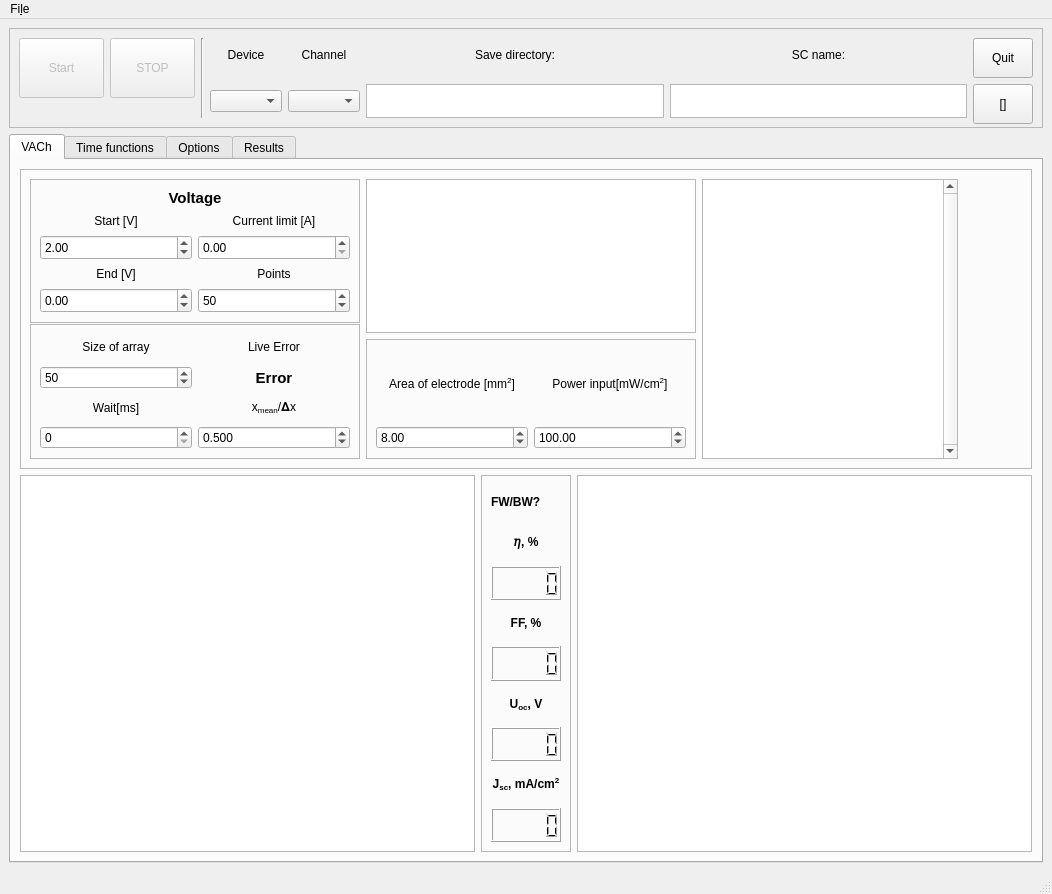
<?xml version="1.0" encoding="UTF-8"?>
<ui version="4.0">
 <class>MainWindow</class>
 <widget class="QMainWindow" name="MainWindow">
  <property name="geometry">
   <rect>
    <x>0</x>
    <y>0</y>
    <width>1052</width>
    <height>894</height>
   </rect>
  </property>
  <property name="windowTitle">
   <string>SolarTestModule</string>
  </property>
  <widget class="QWidget" name="centralwidget">
   <layout class="QGridLayout" name="gridLayout">
    <item row="0" column="0">
     <widget class="QFrame" name="frame">
      <property name="sizePolicy">
       <sizepolicy hsizetype="MinimumExpanding" vsizetype="MinimumExpanding">
        <horstretch>0</horstretch>
        <verstretch>0</verstretch>
       </sizepolicy>
      </property>
      <property name="minimumSize">
       <size>
        <width>120</width>
        <height>80</height>
       </size>
      </property>
      <property name="maximumSize">
       <size>
        <width>16777215</width>
        <height>100</height>
       </size>
      </property>
      <property name="frameShape">
       <enum>QFrame::StyledPanel</enum>
      </property>
      <property name="frameShadow">
       <enum>QFrame::Raised</enum>
      </property>
      <layout class="QGridLayout" name="gridLayout_10">
       <item row="0" column="11">
        <widget class="QLabel" name="label_11">
         <property name="text">
          <string>Channel</string>
         </property>
         <property name="alignment">
          <set>Qt::AlignCenter</set>
         </property>
        </widget>
       </item>
       <item row="0" column="13">
        <widget class="QLabel" name="label_17">
         <property name="text">
          <string>SC name:</string>
         </property>
         <property name="alignment">
          <set>Qt::AlignCenter</set>
         </property>
        </widget>
       </item>
       <item row="2" column="11">
        <widget class="QComboBox" name="channel_box"/>
       </item>
       <item row="0" column="12">
        <widget class="QLabel" name="label_16">
         <property name="text">
          <string>Save directory:</string>
         </property>
         <property name="alignment">
          <set>Qt::AlignCenter</set>
         </property>
        </widget>
       </item>
       <item row="0" column="6" rowspan="3" colspan="2">
        <widget class="Line" name="line">
         <property name="orientation">
          <enum>Qt::Vertical</enum>
         </property>
        </widget>
       </item>
       <item row="0" column="9">
        <widget class="QLabel" name="label_10">
         <property name="text">
          <string>Device</string>
         </property>
         <property name="alignment">
          <set>Qt::AlignCenter</set>
         </property>
        </widget>
       </item>
       <item row="0" column="14">
        <widget class="QPushButton" name="quitButton">
         <property name="sizePolicy">
          <sizepolicy hsizetype="Fixed" vsizetype="Fixed">
           <horstretch>0</horstretch>
           <verstretch>0</verstretch>
          </sizepolicy>
         </property>
         <property name="minimumSize">
          <size>
           <width>60</width>
           <height>40</height>
          </size>
         </property>
         <property name="maximumSize">
          <size>
           <width>60</width>
           <height>40</height>
          </size>
         </property>
         <property name="text">
          <string>Quit</string>
         </property>
        </widget>
       </item>
       <item row="2" column="14">
        <widget class="QPushButton" name="fullscreenButton">
         <property name="minimumSize">
          <size>
           <width>60</width>
           <height>40</height>
          </size>
         </property>
         <property name="maximumSize">
          <size>
           <width>60</width>
           <height>40</height>
          </size>
         </property>
         <property name="text">
          <string>[]</string>
         </property>
        </widget>
       </item>
       <item row="2" column="9">
        <widget class="QComboBox" name="device_box"/>
       </item>
       <item row="0" column="2">
        <widget class="QPushButton" name="stopButton">
         <property name="enabled">
          <bool>false</bool>
         </property>
         <property name="minimumSize">
          <size>
           <width>85</width>
           <height>60</height>
          </size>
         </property>
         <property name="text">
          <string>STOP</string>
         </property>
        </widget>
       </item>
       <item row="0" column="0">
        <widget class="QPushButton" name="startButton">
         <property name="enabled">
          <bool>false</bool>
         </property>
         <property name="minimumSize">
          <size>
           <width>85</width>
           <height>60</height>
          </size>
         </property>
         <property name="text">
          <string>Start</string>
         </property>
        </widget>
       </item>
       <item row="2" column="13">
        <widget class="QPlainTextEdit" name="name_of_cell">
         <property name="verticalScrollBarPolicy">
          <enum>Qt::ScrollBarAlwaysOff</enum>
         </property>
         <property name="horizontalScrollBarPolicy">
          <enum>Qt::ScrollBarAlwaysOff</enum>
         </property>
        </widget>
       </item>
       <item row="2" column="12">
        <widget class="QPlainTextEdit" name="directory_path">
         <property name="verticalScrollBarPolicy">
          <enum>Qt::ScrollBarAlwaysOff</enum>
         </property>
        </widget>
       </item>
      </layout>
     </widget>
    </item>
    <item row="2" column="0" rowspan="3">
     <widget class="QTabWidget" name="tabWidget">
      <property name="currentIndex">
       <number>0</number>
      </property>
      <widget class="QWidget" name="vach_tab">
       <attribute name="title">
        <string>VACh</string>
       </attribute>
       <layout class="QGridLayout" name="gridLayout_2">
        <item row="1" column="2">
         <widget class="PlotWidget" name="power_graph">
          <property name="sizePolicy">
           <sizepolicy hsizetype="MinimumExpanding" vsizetype="MinimumExpanding">
            <horstretch>0</horstretch>
            <verstretch>0</verstretch>
           </sizepolicy>
          </property>
          <property name="minimumSize">
           <size>
            <width>300</width>
            <height>200</height>
           </size>
          </property>
         </widget>
        </item>
        <item row="0" column="0" colspan="3">
         <widget class="QFrame" name="frame_2">
          <property name="sizePolicy">
           <sizepolicy hsizetype="MinimumExpanding" vsizetype="MinimumExpanding">
            <horstretch>0</horstretch>
            <verstretch>0</verstretch>
           </sizepolicy>
          </property>
          <property name="minimumSize">
           <size>
            <width>700</width>
            <height>300</height>
           </size>
          </property>
          <property name="maximumSize">
           <size>
            <width>16777215</width>
            <height>300</height>
           </size>
          </property>
          <property name="frameShape">
           <enum>QFrame::StyledPanel</enum>
          </property>
          <property name="frameShadow">
           <enum>QFrame::Raised</enum>
          </property>
          <layout class="QGridLayout" name="gridLayout_3">
           <item row="0" column="0">
            <widget class="QFrame" name="frame_3">
             <property name="sizePolicy">
              <sizepolicy hsizetype="MinimumExpanding" vsizetype="MinimumExpanding">
               <horstretch>0</horstretch>
               <verstretch>0</verstretch>
              </sizepolicy>
             </property>
             <property name="minimumSize">
              <size>
               <width>330</width>
               <height>144</height>
              </size>
             </property>
             <property name="maximumSize">
              <size>
               <width>330</width>
               <height>16777215</height>
              </size>
             </property>
             <property name="frameShape">
              <enum>QFrame::StyledPanel</enum>
             </property>
             <property name="frameShadow">
              <enum>QFrame::Raised</enum>
             </property>
             <layout class="QGridLayout" name="gridLayout_8">
              <item row="0" column="0" colspan="2">
               <widget class="QLabel" name="label">
                <property name="font">
                 <font>
                  <pointsize>11</pointsize>
                  <weight>75</weight>
                  <bold>true</bold>
                 </font>
                </property>
                <property name="layoutDirection">
                 <enum>Qt::LeftToRight</enum>
                </property>
                <property name="text">
                 <string>Voltage</string>
                </property>
                <property name="textFormat">
                 <enum>Qt::AutoText</enum>
                </property>
                <property name="alignment">
                 <set>Qt::AlignCenter</set>
                </property>
               </widget>
              </item>
              <item row="1" column="0">
               <widget class="QLabel" name="label_2">
                <property name="text">
                 <string>Start [V]</string>
                </property>
                <property name="alignment">
                 <set>Qt::AlignCenter</set>
                </property>
               </widget>
              </item>
              <item row="1" column="1">
               <widget class="QLabel" name="label_4">
                <property name="text">
                 <string>Current limit [A]</string>
                </property>
                <property name="alignment">
                 <set>Qt::AlignCenter</set>
                </property>
               </widget>
              </item>
              <item row="2" column="0">
               <widget class="QDoubleSpinBox" name="startV_box">
                <property name="minimumSize">
                 <size>
                  <width>0</width>
                  <height>25</height>
                 </size>
                </property>
                <property name="minimum">
                 <double>-20.000000000000000</double>
                </property>
                <property name="maximum">
                 <double>20.000000000000000</double>
                </property>
                <property name="singleStep">
                 <double>0.100000000000000</double>
                </property>
                <property name="value">
                 <double>2.000000000000000</double>
                </property>
               </widget>
              </item>
              <item row="2" column="1">
               <widget class="QDoubleSpinBox" name="limitA_box">
                <property name="minimumSize">
                 <size>
                  <width>0</width>
                  <height>25</height>
                 </size>
                </property>
               </widget>
              </item>
              <item row="3" column="0">
               <widget class="QLabel" name="label_3">
                <property name="text">
                 <string>End [V]</string>
                </property>
                <property name="alignment">
                 <set>Qt::AlignCenter</set>
                </property>
               </widget>
              </item>
              <item row="3" column="1">
               <widget class="QLabel" name="label_5">
                <property name="text">
                 <string>Points</string>
                </property>
                <property name="alignment">
                 <set>Qt::AlignCenter</set>
                </property>
               </widget>
              </item>
              <item row="4" column="0">
               <widget class="QDoubleSpinBox" name="endV_box">
                <property name="minimumSize">
                 <size>
                  <width>0</width>
                  <height>25</height>
                 </size>
                </property>
                <property name="minimum">
                 <double>-20.000000000000000</double>
                </property>
                <property name="maximum">
                 <double>20.000000000000000</double>
                </property>
                <property name="singleStep">
                 <double>0.100000000000000</double>
                </property>
               </widget>
              </item>
              <item row="4" column="1">
               <widget class="QSpinBox" name="points_box">
                <property name="minimumSize">
                 <size>
                  <width>0</width>
                  <height>25</height>
                 </size>
                </property>
                <property name="maximum">
                 <number>1000</number>
                </property>
                <property name="value">
                 <number>50</number>
                </property>
               </widget>
              </item>
             </layout>
            </widget>
           </item>
           <item row="0" column="1" rowspan="2">
            <widget class="PlotWidget" name="current_graph">
             <property name="sizePolicy">
              <sizepolicy hsizetype="MinimumExpanding" vsizetype="MinimumExpanding">
               <horstretch>0</horstretch>
               <verstretch>0</verstretch>
              </sizepolicy>
             </property>
             <property name="minimumSize">
              <size>
               <width>200</width>
               <height>150</height>
              </size>
             </property>
             <property name="maximumSize">
              <size>
               <width>450</width>
               <height>300</height>
              </size>
             </property>
             <property name="sizeIncrement">
              <size>
               <width>0</width>
               <height>0</height>
              </size>
             </property>
             <property name="layoutDirection">
              <enum>Qt::LeftToRight</enum>
             </property>
            </widget>
           </item>
           <item row="0" column="3">
            <spacer name="horizontalSpacer">
             <property name="orientation">
              <enum>Qt::Horizontal</enum>
             </property>
             <property name="sizeHint" stdset="0">
              <size>
               <width>40</width>
               <height>20</height>
              </size>
             </property>
            </spacer>
           </item>
           <item row="1" column="0" rowspan="2">
            <widget class="QFrame" name="frame_4">
             <property name="sizePolicy">
              <sizepolicy hsizetype="MinimumExpanding" vsizetype="MinimumExpanding">
               <horstretch>0</horstretch>
               <verstretch>0</verstretch>
              </sizepolicy>
             </property>
             <property name="minimumSize">
              <size>
               <width>330</width>
               <height>135</height>
              </size>
             </property>
             <property name="maximumSize">
              <size>
               <width>330</width>
               <height>135</height>
              </size>
             </property>
             <property name="frameShape">
              <enum>QFrame::StyledPanel</enum>
             </property>
             <property name="frameShadow">
              <enum>QFrame::Raised</enum>
             </property>
             <layout class="QGridLayout" name="gridLayout_7">
              <item row="0" column="0">
               <widget class="QLabel" name="label_7">
                <property name="text">
                 <string>Size of array</string>
                </property>
                <property name="alignment">
                 <set>Qt::AlignCenter</set>
                </property>
               </widget>
              </item>
              <item row="1" column="0">
               <widget class="QSpinBox" name="array_size_box">
                <property name="maximum">
                 <number>1000</number>
                </property>
                <property name="value">
                 <number>50</number>
                </property>
               </widget>
              </item>
              <item row="3" column="0">
               <widget class="QSpinBox" name="wait_box"/>
              </item>
              <item row="2" column="0">
               <widget class="QLabel" name="label_8">
                <property name="text">
                 <string>Wait[ms]</string>
                </property>
                <property name="alignment">
                 <set>Qt::AlignCenter</set>
                </property>
               </widget>
              </item>
              <item row="3" column="2">
               <widget class="QDoubleSpinBox" name="x_mean_box">
                <property name="decimals">
                 <number>3</number>
                </property>
                <property name="singleStep">
                 <double>0.100000000000000</double>
                </property>
                <property name="value">
                 <double>0.500000000000000</double>
                </property>
               </widget>
              </item>
              <item row="2" column="2">
               <widget class="QLabel" name="label_9">
                <property name="text">
                 <string>&lt;html&gt;&lt;head/&gt;&lt;body&gt;&lt;p&gt;x&lt;span style=&quot; vertical-align:sub;&quot;&gt;mean&lt;/span&gt;/𝚫x&lt;/p&gt;&lt;/body&gt;&lt;/html&gt;</string>
                </property>
                <property name="alignment">
                 <set>Qt::AlignCenter</set>
                </property>
                <property name="wordWrap">
                 <bool>false</bool>
                </property>
               </widget>
              </item>
              <item row="1" column="2">
               <widget class="QLabel" name="label_6">
                <property name="font">
                 <font>
                  <pointsize>11</pointsize>
                  <weight>75</weight>
                  <bold>true</bold>
                 </font>
                </property>
                <property name="layoutDirection">
                 <enum>Qt::LeftToRight</enum>
                </property>
                <property name="text">
                 <string>Error</string>
                </property>
                <property name="textFormat">
                 <enum>Qt::AutoText</enum>
                </property>
                <property name="alignment">
                 <set>Qt::AlignCenter</set>
                </property>
               </widget>
              </item>
              <item row="0" column="2">
               <widget class="QLabel" name="live_error">
                <property name="text">
                 <string>Live Error</string>
                </property>
                <property name="alignment">
                 <set>Qt::AlignCenter</set>
                </property>
               </widget>
              </item>
             </layout>
            </widget>
           </item>
           <item row="2" column="1">
            <widget class="QFrame" name="frame_6">
             <property name="sizePolicy">
              <sizepolicy hsizetype="MinimumExpanding" vsizetype="MinimumExpanding">
               <horstretch>0</horstretch>
               <verstretch>0</verstretch>
              </sizepolicy>
             </property>
             <property name="minimumSize">
              <size>
               <width>330</width>
               <height>120</height>
              </size>
             </property>
             <property name="maximumSize">
              <size>
               <width>450</width>
               <height>120</height>
              </size>
             </property>
             <property name="frameShape">
              <enum>QFrame::StyledPanel</enum>
             </property>
             <property name="frameShadow">
              <enum>QFrame::Raised</enum>
             </property>
             <layout class="QGridLayout" name="gridLayout_11">
              <item row="0" column="0">
               <widget class="QLabel" name="label_18">
                <property name="text">
                 <string>&lt;html&gt;&lt;head/&gt;&lt;body&gt;&lt;p&gt;Area of electrode [mm&lt;span style=&quot; vertical-align:super;&quot;&gt;2&lt;/span&gt;]&lt;/p&gt;&lt;/body&gt;&lt;/html&gt;</string>
                </property>
                <property name="alignment">
                 <set>Qt::AlignCenter</set>
                </property>
               </widget>
              </item>
              <item row="0" column="1">
               <widget class="QLabel" name="label_20">
                <property name="text">
                 <string>&lt;html&gt;&lt;head/&gt;&lt;body&gt;&lt;p&gt;Power input[mW/cm&lt;span style=&quot; vertical-align:super;&quot;&gt;2&lt;/span&gt;]&lt;/p&gt;&lt;/body&gt;&lt;/html&gt;</string>
                </property>
                <property name="alignment">
                 <set>Qt::AlignCenter</set>
                </property>
                <property name="wordWrap">
                 <bool>false</bool>
                </property>
               </widget>
              </item>
              <item row="1" column="1">
               <widget class="QDoubleSpinBox" name="power_input_box">
                <property name="minimum">
                 <double>1.000000000000000</double>
                </property>
                <property name="maximum">
                 <double>1000.000000000000000</double>
                </property>
                <property name="value">
                 <double>100.000000000000000</double>
                </property>
               </widget>
              </item>
              <item row="1" column="0">
               <widget class="QDoubleSpinBox" name="area_box">
                <property name="minimum">
                 <double>1.000000000000000</double>
                </property>
                <property name="maximum">
                 <double>1000.000000000000000</double>
                </property>
                <property name="value">
                 <double>8.000000000000000</double>
                </property>
               </widget>
              </item>
             </layout>
            </widget>
           </item>
           <item row="2" column="3">
            <spacer name="horizontalSpacer_2">
             <property name="orientation">
              <enum>Qt::Horizontal</enum>
             </property>
             <property name="sizeHint" stdset="0">
              <size>
               <width>40</width>
               <height>20</height>
              </size>
             </property>
            </spacer>
           </item>
           <item row="0" column="2" rowspan="3">
            <widget class="QPlainTextEdit" name="real_data_output">
             <property name="maximumSize">
              <size>
               <width>300</width>
               <height>16777215</height>
              </size>
             </property>
             <property name="verticalScrollBarPolicy">
              <enum>Qt::ScrollBarAlwaysOn</enum>
             </property>
            </widget>
           </item>
          </layout>
          <zorder>current_graph</zorder>
          <zorder>horizontalSpacer</zorder>
          <zorder>horizontalSpacer_2</zorder>
          <zorder>frame_3</zorder>
          <zorder>frame_6</zorder>
          <zorder>frame_4</zorder>
          <zorder>real_data_output</zorder>
         </widget>
        </item>
        <item row="1" column="1">
         <widget class="QFrame" name="frame_5">
          <property name="sizePolicy">
           <sizepolicy hsizetype="Fixed" vsizetype="MinimumExpanding">
            <horstretch>0</horstretch>
            <verstretch>0</verstretch>
           </sizepolicy>
          </property>
          <property name="minimumSize">
           <size>
            <width>90</width>
            <height>200</height>
           </size>
          </property>
          <property name="frameShape">
           <enum>QFrame::StyledPanel</enum>
          </property>
          <property name="frameShadow">
           <enum>QFrame::Raised</enum>
          </property>
          <layout class="QVBoxLayout" name="verticalLayout">
           <item>
            <widget class="QLabel" name="fbStatusLabel">
             <property name="font">
              <font>
               <weight>75</weight>
               <bold>true</bold>
              </font>
             </property>
             <property name="text">
              <string>FW/BW?</string>
             </property>
            </widget>
           </item>
           <item>
            <widget class="QLabel" name="label_12">
             <property name="font">
              <font>
               <weight>75</weight>
               <bold>true</bold>
              </font>
             </property>
             <property name="text">
              <string>&lt;html&gt;&lt;head/&gt;&lt;body&gt;&lt;p&gt;&lt;span style=&quot; font-weight:600;&quot;&gt;𝜂, %&lt;/span&gt;&lt;/p&gt;&lt;/body&gt;&lt;/html&gt;</string>
             </property>
             <property name="alignment">
              <set>Qt::AlignCenter</set>
             </property>
            </widget>
           </item>
           <item>
            <widget class="QLCDNumber" name="pceLCD"/>
           </item>
           <item>
            <widget class="QLabel" name="label_13">
             <property name="text">
              <string>&lt;html&gt;&lt;head/&gt;&lt;body&gt;&lt;p&gt;&lt;span style=&quot; font-weight:600;&quot;&gt;FF, %&lt;/span&gt;&lt;/p&gt;&lt;/body&gt;&lt;/html&gt;</string>
             </property>
             <property name="alignment">
              <set>Qt::AlignCenter</set>
             </property>
            </widget>
           </item>
           <item>
            <widget class="QLCDNumber" name="ffLCD"/>
           </item>
           <item>
            <widget class="QLabel" name="label_14">
             <property name="text">
              <string>&lt;html&gt;&lt;head/&gt;&lt;body&gt;&lt;p&gt;&lt;span style=&quot; font-weight:600;&quot;&gt;U&lt;/span&gt;&lt;span style=&quot; font-weight:600; vertical-align:sub;&quot;&gt;oc&lt;/span&gt;&lt;span style=&quot; font-weight:600;&quot;&gt;, V&lt;/span&gt;&lt;/p&gt;&lt;/body&gt;&lt;/html&gt;</string>
             </property>
             <property name="alignment">
              <set>Qt::AlignCenter</set>
             </property>
            </widget>
           </item>
           <item>
            <widget class="QLCDNumber" name="uocLCD"/>
           </item>
           <item>
            <widget class="QLabel" name="label_15">
             <property name="text">
              <string>&lt;html&gt;&lt;head/&gt;&lt;body&gt;&lt;p&gt;&lt;span style=&quot; font-weight:600;&quot;&gt;J&lt;/span&gt;&lt;span style=&quot; font-weight:600; vertical-align:sub;&quot;&gt;sc&lt;/span&gt;&lt;span style=&quot; font-weight:600;&quot;&gt;, mA/cm&lt;/span&gt;&lt;span style=&quot; font-weight:600; vertical-align:super;&quot;&gt;2&lt;/span&gt;&lt;/p&gt;&lt;/body&gt;&lt;/html&gt;</string>
             </property>
             <property name="alignment">
              <set>Qt::AlignCenter</set>
             </property>
            </widget>
           </item>
           <item>
            <widget class="QLCDNumber" name="jscLCD"/>
           </item>
          </layout>
         </widget>
        </item>
        <item row="1" column="0">
         <widget class="PlotWidget" name="density_graph">
          <property name="sizePolicy">
           <sizepolicy hsizetype="MinimumExpanding" vsizetype="MinimumExpanding">
            <horstretch>0</horstretch>
            <verstretch>0</verstretch>
           </sizepolicy>
          </property>
          <property name="minimumSize">
           <size>
            <width>300</width>
            <height>200</height>
           </size>
          </property>
         </widget>
        </item>
       </layout>
      </widget>
      <widget class="QWidget" name="time_tab">
       <attribute name="title">
        <string>Time functions</string>
       </attribute>
       <layout class="QGridLayout" name="gridLayout_6">
        <item row="0" column="0">
         <widget class="PlotWidget" name="graphicsView"/>
        </item>
        <item row="0" column="1">
         <widget class="PlotWidget" name="graphicsView_2"/>
        </item>
        <item row="1" column="1">
         <widget class="PlotWidget" name="graphicsView_4"/>
        </item>
        <item row="2" column="0">
         <widget class="PlotWidget" name="graphicsView_5"/>
        </item>
        <item row="2" column="1">
         <widget class="PlotWidget" name="graphicsView_6"/>
        </item>
        <item row="1" column="0">
         <widget class="PlotWidget" name="graphicsView_3"/>
        </item>
       </layout>
      </widget>
      <widget class="QWidget" name="opt_tab">
       <attribute name="title">
        <string>Options</string>
       </attribute>
       <layout class="QGridLayout" name="gridLayout_4">
        <item row="0" column="0">
         <widget class="QFrame" name="frame_7">
          <property name="maximumSize">
           <size>
            <width>350</width>
            <height>125</height>
           </size>
          </property>
          <property name="frameShape">
           <enum>QFrame::StyledPanel</enum>
          </property>
          <property name="frameShadow">
           <enum>QFrame::Raised</enum>
          </property>
          <layout class="QGridLayout" name="gridLayout_9">
           <item row="2" column="1">
            <widget class="QTextEdit" name="ip_address">
             <property name="maximumSize">
              <size>
               <width>256</width>
               <height>41</height>
              </size>
             </property>
             <property name="font">
              <font>
               <pointsize>14</pointsize>
              </font>
             </property>
             <property name="html">
              <string>&lt;!DOCTYPE HTML PUBLIC &quot;-//W3C//DTD HTML 4.0//EN&quot; &quot;http://www.w3.org/TR/REC-html40/strict.dtd&quot;&gt;
&lt;html&gt;&lt;head&gt;&lt;meta name=&quot;qrichtext&quot; content=&quot;1&quot; /&gt;&lt;style type=&quot;text/css&quot;&gt;
p, li { white-space: pre-wrap; }
&lt;/style&gt;&lt;/head&gt;&lt;body style=&quot; font-family:'Noto Sans'; font-size:14pt; font-weight:400; font-style:normal;&quot;&gt;
&lt;p style=&quot; margin-top:0px; margin-bottom:0px; margin-left:0px; margin-right:0px; -qt-block-indent:0; text-indent:0px;&quot;&gt;&lt;span style=&quot; font-size:12pt;&quot;&gt;192.168.0.100&lt;/span&gt;&lt;/p&gt;&lt;/body&gt;&lt;/html&gt;</string>
             </property>
            </widget>
           </item>
           <item row="2" column="0">
            <widget class="QLabel" name="label_23">
             <property name="text">
              <string>Device IP :</string>
             </property>
            </widget>
           </item>
           <item row="3" column="1">
            <widget class="QPushButton" name="connect_button">
             <property name="text">
              <string>Connect</string>
             </property>
            </widget>
           </item>
           <item row="1" column="1">
            <widget class="QLabel" name="label_22">
             <property name="font">
              <font>
               <weight>75</weight>
               <bold>true</bold>
              </font>
             </property>
             <property name="text">
              <string>DEVICE CONFIGURATION</string>
             </property>
             <property name="textFormat">
              <enum>Qt::PlainText</enum>
             </property>
            </widget>
           </item>
          </layout>
         </widget>
        </item>
        <item row="0" column="1">
         <widget class="QWidget" name="widget" native="true">
          <property name="minimumSize">
           <size>
            <width>400</width>
            <height>0</height>
           </size>
          </property>
          <property name="maximumSize">
           <size>
            <width>300</width>
            <height>160</height>
           </size>
          </property>
          <layout class="QGridLayout" name="gridLayout_5">
           <item row="0" column="1">
            <widget class="QComboBox" name="electrode_combo">
             <property name="currentIndex">
              <number>0</number>
             </property>
             <item>
              <property name="text">
               <string>1</string>
              </property>
             </item>
             <item>
              <property name="text">
               <string>2</string>
              </property>
             </item>
             <item>
              <property name="text">
               <string>3</string>
              </property>
             </item>
             <item>
              <property name="text">
               <string>4</string>
              </property>
             </item>
             <item>
              <property name="text">
               <string>5</string>
              </property>
             </item>
             <item>
              <property name="text">
               <string>6</string>
              </property>
             </item>
            </widget>
           </item>
           <item row="0" column="2">
            <spacer name="horizontalSpacer_3">
             <property name="orientation">
              <enum>Qt::Horizontal</enum>
             </property>
             <property name="sizeHint" stdset="0">
              <size>
               <width>40</width>
               <height>20</height>
              </size>
             </property>
            </spacer>
           </item>
           <item row="1" column="0">
            <widget class="QLabel" name="label_21">
             <property name="text">
              <string>&lt;html&gt;&lt;head/&gt;&lt;body&gt;&lt;p&gt;Start from relay:&lt;/p&gt;&lt;/body&gt;&lt;/html&gt;</string>
             </property>
             <property name="alignment">
              <set>Qt::AlignCenter</set>
             </property>
             <property name="wordWrap">
              <bool>false</bool>
             </property>
            </widget>
           </item>
           <item row="1" column="1">
            <widget class="QComboBox" name="relay_combo">
             <property name="currentIndex">
              <number>0</number>
             </property>
             <item>
              <property name="text">
               <string>1</string>
              </property>
             </item>
             <item>
              <property name="text">
               <string>2</string>
              </property>
             </item>
             <item>
              <property name="text">
               <string>3</string>
              </property>
             </item>
             <item>
              <property name="text">
               <string>4</string>
              </property>
             </item>
             <item>
              <property name="text">
               <string>5</string>
              </property>
             </item>
             <item>
              <property name="text">
               <string>6</string>
              </property>
             </item>
            </widget>
           </item>
           <item row="2" column="0" colspan="2">
            <widget class="QCheckBox" name="fb_scan">
             <property name="maximumSize">
              <size>
               <width>16777215</width>
               <height>24</height>
              </size>
             </property>
             <property name="text">
              <string>Forward-Backward Scan</string>
             </property>
            </widget>
           </item>
           <item row="0" column="0">
            <widget class="QLabel" name="label_19">
             <property name="minimumSize">
              <size>
               <width>200</width>
               <height>0</height>
              </size>
             </property>
             <property name="text">
              <string>&lt;html&gt;&lt;head/&gt;&lt;body&gt;&lt;p&gt;Number of electrodes:&lt;/p&gt;&lt;/body&gt;&lt;/html&gt;</string>
             </property>
             <property name="alignment">
              <set>Qt::AlignCenter</set>
             </property>
            </widget>
           </item>
          </layout>
         </widget>
        </item>
        <item row="1" column="0" colspan="2">
         <widget class="QPlainTextEdit" name="connectionErrorsBox"/>
        </item>
       </layout>
      </widget>
      <widget class="QWidget" name="result_tab">
       <attribute name="title">
        <string>Results</string>
       </attribute>
       <layout class="QGridLayout" name="gridLayout_12">
        <item row="0" column="0">
         <widget class="QPushButton" name="save_as_button">
          <property name="text">
           <string>Save all results</string>
          </property>
         </widget>
        </item>
        <item row="1" column="0">
         <widget class="QTextEdit" name="vach_text"/>
        </item>
        <item row="1" column="1">
         <widget class="QTextEdit" name="textEdit_2"/>
        </item>
       </layout>
      </widget>
     </widget>
    </item>
   </layout>
  </widget>
  <widget class="QMenuBar" name="menubar">
   <property name="geometry">
    <rect>
     <x>0</x>
     <y>0</y>
     <width>1052</width>
     <height>27</height>
    </rect>
   </property>
   <widget class="QMenu" name="menuFile">
    <property name="title">
     <string>Fi&amp;le</string>
    </property>
    <addaction name="actionQuit"/>
   </widget>
   <addaction name="menuFile"/>
  </widget>
  <widget class="QStatusBar" name="statusbar"/>
  <action name="actionQuit">
   <property name="text">
    <string>&amp;Quit(Ctrl+Q)</string>
   </property>
   <property name="shortcutContext">
    <enum>Qt::ApplicationShortcut</enum>
   </property>
  </action>
 </widget>
 <customwidgets>
  <customwidget>
   <class>PlotWidget</class>
   <extends>QGraphicsView</extends>
   <header>pyqtgraph</header>
  </customwidget>
 </customwidgets>
 <resources/>
 <connections/>
</ui>
